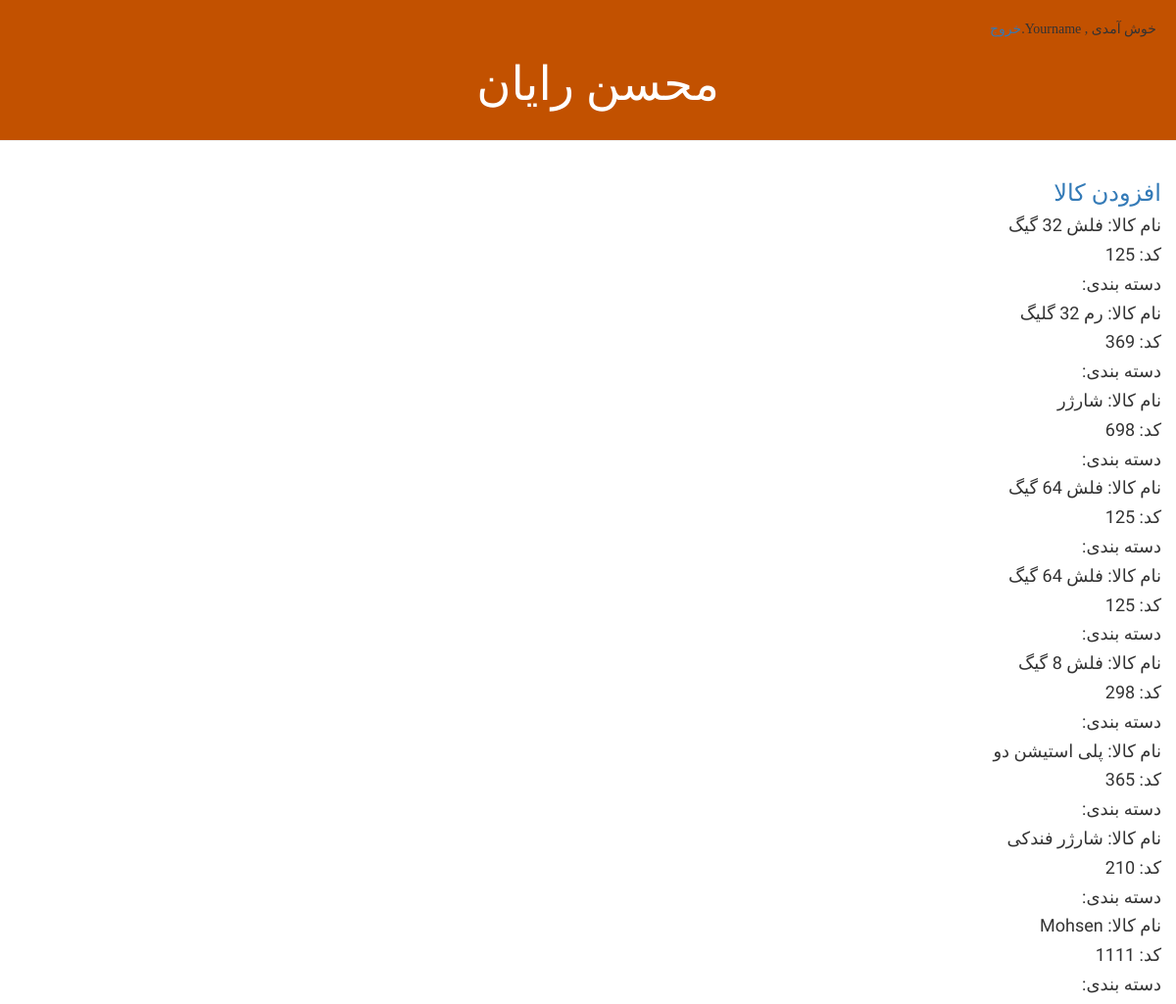
Before: /pro (signed in) with the older database file.
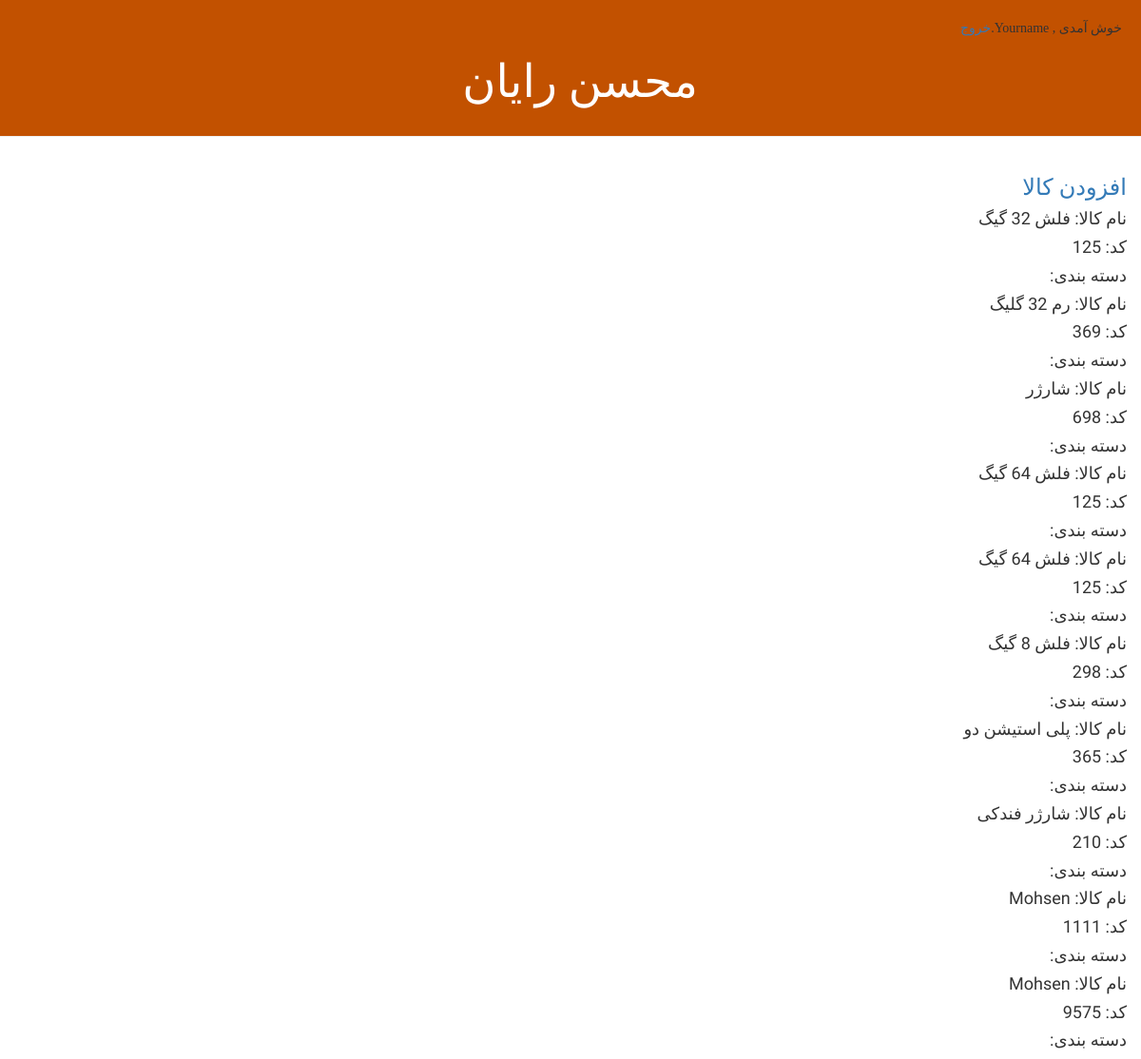
After: the same page with the newer database file.
### blog/models.py (models this page shows, shortened)
class Product(models.Model):
    name = models.CharField(max_length=200)
    code = models.IntegerField()
    created_date = models.DateTimeField(default=timezone.now)
    category = models.ForeignKey(Category, on_delete=models.CASCADE, blank=True)

### blog/views.py (the view)
# urls.py: path('pro', views.pro_list, name='pro_list'),
@login_required(login_url='login')
def pro_list(request):
    product = Product.objects.all()
    return render(request, 'blog/pro_list.html', {'product':product})

### blog/templates/blog/pro_list.html
{% extends 'blog/base.html' %}
{% block content %}
<h3><a href="{% url 'pro_new' %}">افزودن کالا</a></h3>
{% for pro in product %}
    <div>
        <h4>نام کالا: {{ pro.name }}</h4>
        <h4>کد: {{ pro.code }}</h4>
        <h4>دسته بندی: {{ pro.category.name }}</h4>
    </div>
{% endfor %}
{% endblock %}

Changed rows visible on the page:
added Product: name "Mohsen", code "9575"
